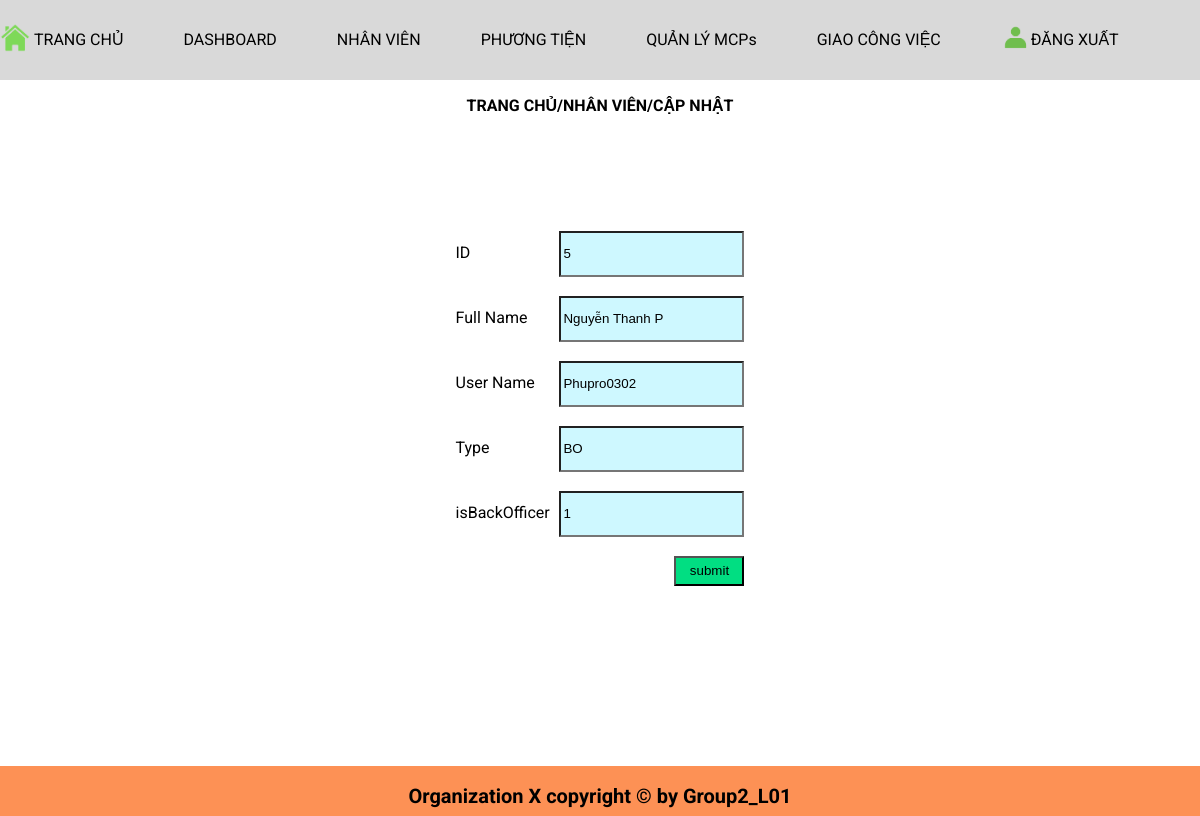
Screenshot of /Nhanvien/edit_form.php?id=5 with the database file from the repository.
### tables this page shows
CREATE TABLE `staff_db` (
  `ID` int(255) UNSIGNED NOT NULL,
  `FULL_NAME` varchar(255) DEFAULT NULL,
  `USER_NAME` varchar(255) DEFAULT NULL,
  `TYPE` varchar(255) NOT NULL,
  `isBackOfficer` tinyint(1) NOT NULL,
  `AGE` int(40) NOT NULL
);

### Nhanvien/edit_form.php (the view, shortened to what this page needs)
<!DOCTYPE html>
<html lang="en">
<head>
    <link rel="stylesheet" href="template.css">
    <link rel="stylesheet" href="staff.css">
</head>
<body>
    <header>
        <div class="inner-header">
            <span class="menu">
                <li><img src="./images/home.png" width="30px" class="icon"> <a href="./home.html">TRANG CHỦ
                    </a>
                </li>
                <li><a href="./home.html">DASHBOARD</a> </li>
                <li><a href="#">NHÂN VIÊN</a> </li>
                <li><a href="#">PHƯƠNG TIỆN</a> </li>
                <li><a href="#">QUẢN LÝ MCPs</a> </li>
                <li><a href="#">GIAO CÔNG VIỆC</a> </li>
                <li><img src="./images/user.png" width="30px" class="icon"><a href="#">ĐĂNG XUẤT</a> </li>
            </span>
        </div>
        <p style="text-align: center; font-weight: bold">TRANG CHỦ/NHÂN VIÊN/CẬP NHẬT</p>
    </header>
    <?php
    $con = mysqli_connect("localhost", 'root', '', "examples");
    $id = $_GET['id'];
    $sql = "SELECT * FROM staff_db where id='$id'";
    $result = mysqli_query($con, $sql);
    while ($row = mysqli_fetch_assoc($result)) {
        $id = $row['ID'];
        $full_name = $row['FULL_NAME'];
        $user_name = $row['USER_NAME'];
        $type = $row['TYPE'];
        $isBackOfficer = $row['isBackOfficer'];
    }
    ?>
    <form action="edit.php" method="POST">
        <div>
            <label>ID</label>
            <input type="number" name="_id" value="<?php echo $id; ?>"><br></br>
            <label>Full Name</label>
            <input type="text" name="_full_name" value="<?php echo $full_name; ?>"><br></br>
            <label>User Name</label>
            <input type="text" name="_user_name" value="<?php echo $user_name; ?>"><br></br>
            <label>Type</label>
            <input type="text" name="_type" value="<?php echo $type; ?>"><br></br>
            <label>isBackOfficer</label>
            <input type="number" name="_isBackOfficer" value="<?php echo $isBackOfficer; ?>"><br></br>
            <input type="submit" value="submit" style="width: 70px; height: 30px; float: right; background-color: rgb(1, 222, 130)">
        </div>
    </form>
    <footer>
        <span>Organization X copyright © by Group2_L01</span>
    </footer>
</body>
</html>

### Nhanvien/template.css (style rules this page uses)
body { display: flex; justify-content: center; align-items: center; height: 100vh; font-family: 'Roboto', sans-serif; }
header { display: inline-block; position: fixed; justify-content: center; align-items: center; top: 0; width: 100%; z-index: 100; background-color: rgb(217, 217, 217); height: 80px; }
.icon { position: relative; top: 7px; }
.inner-header { max-width: 1200px; height: 100%; display: flex; align-items: center; margin: 0 auto; }
.menu { display: flex; align-items: center; list-style: none; min-width: 1200px; }
.menu li { height: 56px; margin-right: 5%; }
.menu li a { color: black; line-height: 56px; height: 56px; font-size: 1rem; text-decoration: none; }
footer { display: flex; position: fixed; justify-content: center; align-items: center; bottom: 0; width: 100%; z-index: 100; background-color: rgb(253, 145, 85); height: 50px; }
footer span { position: fixed; bottom: 8px; color: black; font-size: 20px; font-weight: bold; }

### Nhanvien/staff.css (style rules this page uses)
input { background-color: #cef8ff; height: 40px; }
label { width: 100px; display: inline-block; text-align: left; }

### rows the page displays
staff_db: _id "5", _full_name "Nguyễn Thanh P", _user_name "Phupro0302", _type "BO", _isBackOfficer "1"
